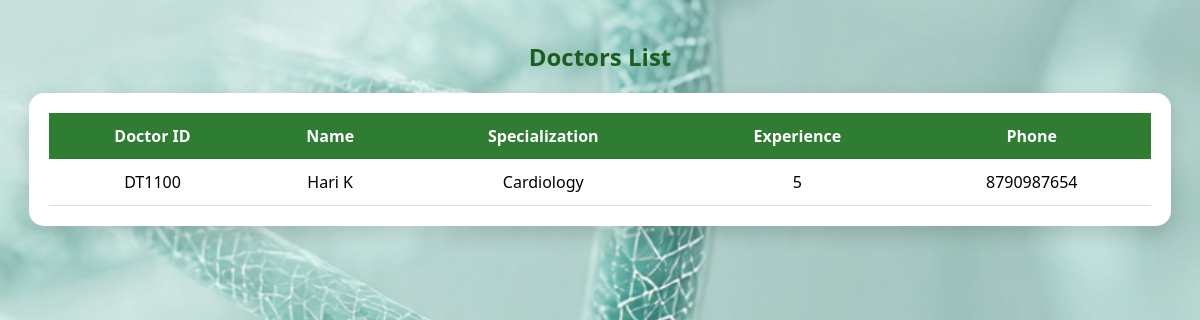
Page /doctors (signed in) on the earlier database version.
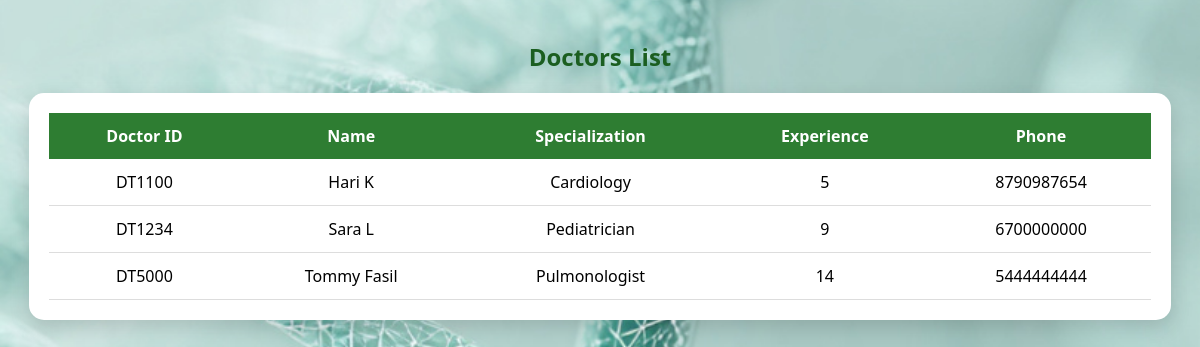
Same page on the later database version.
### tables this page shows
CREATE TABLE doctor_info (
        doctor_id TEXT PRIMARY KEY,
        name TEXT,
        specialization TEXT,
        experience TEXT,
        phone TEXT
    );

### app.py (the view)
@app.route("/doctors")
@login_required("admin")
def doctors():
    conn = get_db()
    cur = conn.cursor()
    cur.execute("SELECT * FROM doctor_info")
    doctors = cur.fetchall()
    conn.close()
    return render_template("doctors.html", doctors=doctors)

### app.py (called while the page is built)
def get_db():
    conn = sqlite3.connect(DB_FILE)
    conn.row_factory = sqlite3.Row
    return conn

def login_required(role=None):
    def wrapper(f):
        @wraps(f)
        def decorated(*args, **kwargs):
            if "role" not in session:
                return redirect(url_for("login"))
            if role and session["role"] != role:
                return "Access Denied!", 403
            return f(*args, **kwargs)
        return decorated
    return wrapper

### templates/doctors.html (shortened to what this page needs)
<!DOCTYPE html>
<html>
<head>
</head>
<body>
<h2>Doctors List</h2>
<div class="card">
    <table>
        <tr>
            <th>Doctor ID</th>
            <th>Name</th>
            <th>Specialization</th>
            <th>Experience</th>
            <th>Phone</th>
        </tr>
        {% for d in doctors %}
        <tr>
            <td>{{ d['doctor_id'] }}</td>
            <td>{{ d['name'] }}</td>
            <td>{{ d['specialization'] }}</td>
            <td>{{ d['experience'] }}</td>
            <td>{{ d['phone'] }}</td>
        </tr>
        {% endfor %}
    </table>
</div>
</body>
</html>

### templates/doctors.html (style rules this page uses)
body { font-family: 'Segoe UI', sans-serif; margin: 0; padding: 20px; background-image: url("/static/general.jpeg"); background-size: cover; background-position: center; background-repeat: no-repeat; background-attachment: fixed; min-height: 100vh; text-align: center; position: relative; }
h2 { color: #1B5E20; }
.card { background: white; padding: 20px; width: 95%; margin: auto; border-radius: 15px; box-shadow: 0px 8px 20px rgba(0,0,0,0.15); }
table { width: 100%; border-collapse: collapse; }
th { background: #2E7D32; color: white; padding: 12px; }
td { padding: 12px; border-bottom: 1px solid #ddd; }

Differences in the rows shown:
added doctor_info: doctor_id "DT1234", name "Sara L", specialization "Pediatrician", experience "9", phone "6700000000"
added doctor_info: doctor_id "DT5000", name "Tommy Fasil", specialization "Pulmonologist", experience "14", phone "5444444444"
